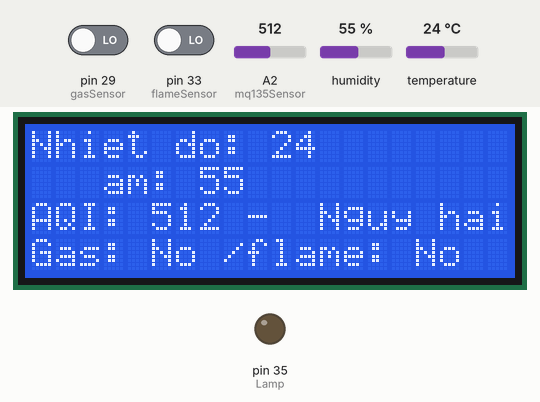
The sketch below on a simulated Arduino Mega 2560, built with avr-gcc and run on an emulated ATmega2560. Shown: 20×4 character LCD, output pins drawn as LEDs (lit = HIGH). The inputs (shaded band) are chosen by the test bench; at power-on: A2 (mq135Sensor) = 512, pin 29 (gasSensor) LOW, pin 33 (flameSensor) LOW, humidity 55 %, temperature 24 °C. What the sketch prints to the serial monitor is not drawn.

Above: at 1.2 s.
1.3 s: A2 (mq135Sensor) set to 290
At 2.8 s:
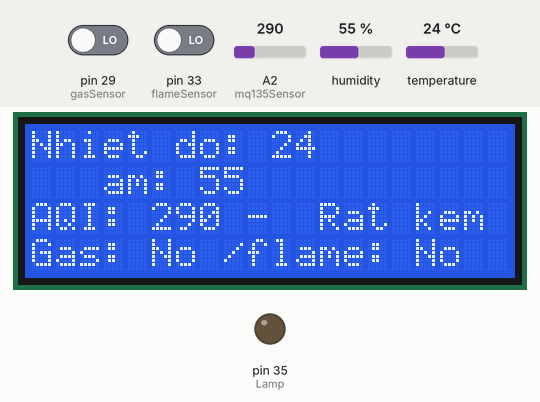
3.1 s: pin 29 (gasSensor) driven HIGH
At 3.6 s:
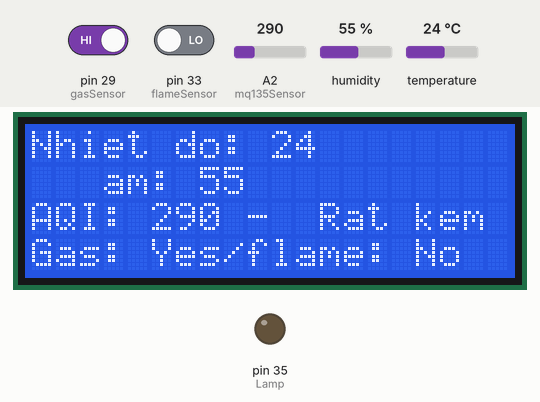
4.6 s: pin 33 (flameSensor) driven HIGH
At 5.5 s:
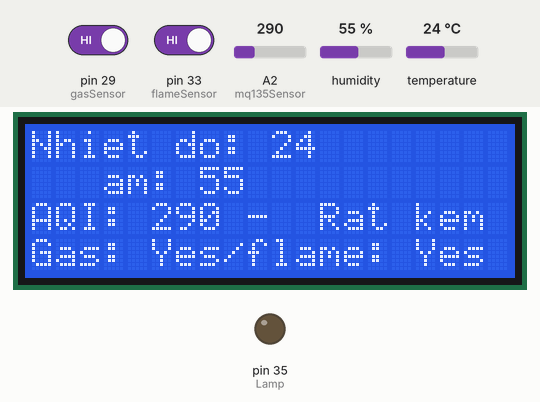
6.2 s: A2 (mq135Sensor) set to 306
At 7.4 s:
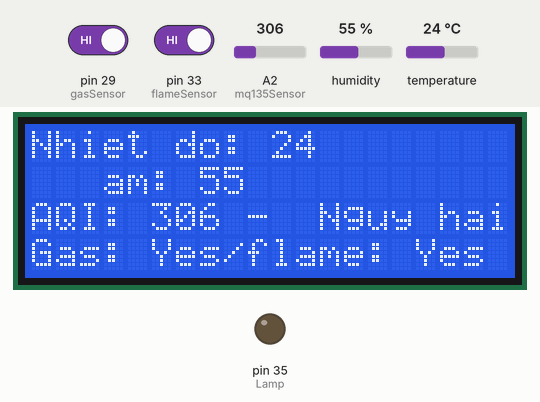
7.7 s: pin 29 (gasSensor) driven LOW
At 8.5 s:
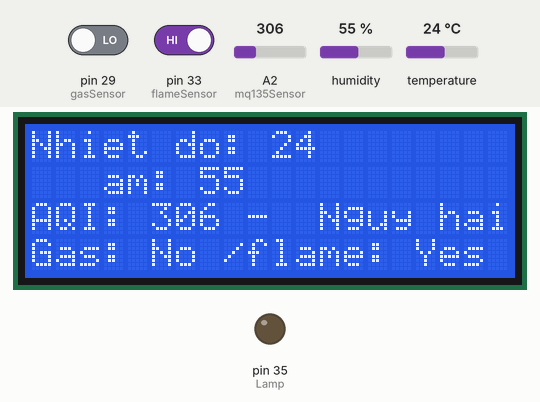
9.3 s: A2 (mq135Sensor) set to 122
At 10.4 s:
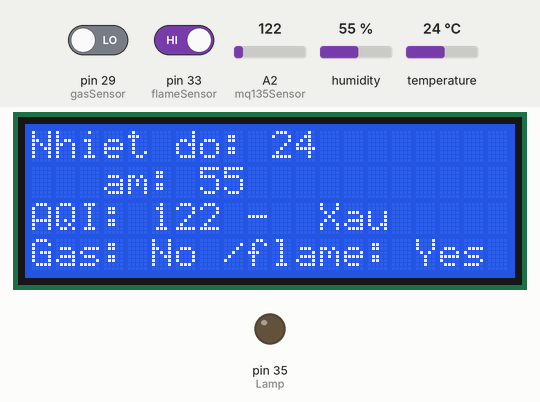
Timing chart, 0 to 11.8 s (numbered marks = the images above; inputs shaded):
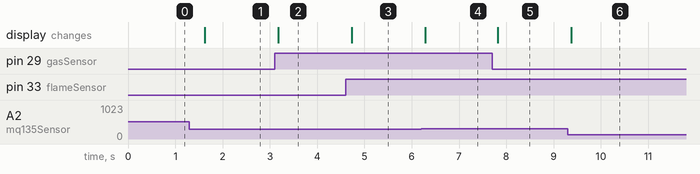

The sketch:

case4_information_sensor_appandroid.ino
```cpp
#include <Wire.h>
#include <Servo.h>
#include <LiquidCrystal.h>
#include <DHT.h>
//Khai báo đèn
#define Lamp 35
const int rs_1 = 47, en_1 = 46, d4_1 = 45, d5_1 = 44, d6_1 = 43, d7_1 = 42;
LiquidCrystal lcd_1(rs_1, en_1, d4_1, d5_1, d6_1, d7_1);
//Khai báo DHT11
int DHTPIN = 28;
int DHTTYPE = DHT11;
DHT dht(DHTPIN, DHTTYPE);

//Khai báo MQ135 (chất lượng kk)
int mq135Sensor = A2;

//Khai báo FlameSensor
int flameSensor = 33;

//Khai báo GasSenSor
int gasSensor = 29;


void setup() {
  //SETUP: LCD Hiển thị thông tin
  lcd_1.begin(20, 4);

  //SETUP: DHT11
  dht.begin();

  //SETUP: Cảm biến chất lượng KK
  pinMode(mq135Sensor, INPUT);

  //SETUP: Cảm biến lửa
  pinMode(flameSensor, INPUT);

  //SETUP: Cảm biến gas
  pinMode(gasSensor, INPUT);

  //SETUP: Lamp
  pinMode(Lamp, OUTPUT);

  //SETUP: app
  Serial.begin(9600);

}


void loop() {
  //Khai báo các cảm biến
  int doAm = dht.readHumidity();              //Lấy giá trị độ ẩm
  int nhietDo = dht.readTemperature();        //Lấy giá trị nhiệt độ
  int mq135Value = analogRead(mq135Sensor);   //Lấy giá trị không khí
  int flameValue = digitalRead(flameSensor);  //Lấy giá trị lửa
  int gasValue = digitalRead(gasSensor);      //Lấy giá trị khí gas
  //CODE: App
  String mess = String(nhietDo) + " " + String(doAm) + " " + String(gasValue) + " " + String(flameValue) + " " + String(mq135Value);
  Serial.print(mess);
  //---------------------------------------------------------------------------------------------------

  //Hiển thị thông tin quan trọng
  //Hiển thị Nhiệt độ
  lcd_1.setCursor(0, 0);
  if (nhietDo > 30) {
    lcd_1.print("Nhiet do: ");
    lcd_1.print(nhietDo);
    // lcd_1.print(" - Nong");
  } else {
    lcd_1.print("Nhiet do: ");
    lcd_1.print(nhietDo);
    // lcd_1.print(" - Mat ");
  }

  //Hiển thị độ ẩm
  lcd_1.setCursor(0, 1);
  if (doAm >= 70) {
    lcd_1.print("Do am: ");
    lcd_1.print(doAm);
    // lcd_1.print(" - Ko tot");
  } else {
    lcd_1.print("Do am: ");
    lcd_1.print(doAm);
    // lcd_1.print(" - Tot      ");
  }

  //Hiển thị chất lượng kk
  lcd_1.setCursor(0, 2);
  if (mq135Value >= 0 && mq135Value < 50) {
    lcd_1.print("AQI: ");
    lcd_1.print(mq135Value);
    lcd_1.print(" -  Tot       ");
  } else if (mq135Value >= 51 && mq135Value <= 100) {
    lcd_1.print("AQI: ");
    lcd_1.print(mq135Value);
    lcd_1.print(" -  Trung binh");
  } else if (mq135Value >= 101 && mq135Value <= 150) {
    lcd_1.print("AQI: ");
    lcd_1.print(mq135Value);
    lcd_1.print(" -  Xau       ");
  } else if (mq135Value >= 151 && mq135Value <= 200) {
    lcd_1.print("AQI: ");
    lcd_1.print(mq135Value);
    lcd_1.print(" -  Kem       ");
  } else if (mq135Value >= 201 && mq135Value <= 300) {
    lcd_1.print("AQI: ");
    lcd_1.print(mq135Value);
    lcd_1.print(" -  Rat kem   ");
  } else {
    lcd_1.print("AQI: ");
    lcd_1.print(mq135Value);
    lcd_1.print(" -  Nguy hai  ");
  }

  //Hiển thị gas - flame
  lcd_1.setCursor(0, 3);
  if (gasValue == 1) {
    lcd_1.print("Gas: Yes");
    lcd_1.print("/");
  } else {
    lcd_1.print("Gas: No ");
    lcd_1.print("/");
  }
  lcd_1.setCursor(8, 3);
  if (flameValue == 1) {
    lcd_1.print("/");
    lcd_1.print("flame: Yes");
  } else {
    lcd_1.print("/");
    lcd_1.print("flame: No ");
  }
  delay(500);

}
```

Measured:
- after the input at 1.3 s, the display: changes after 0.33 s (image 1)
- after the input at 3.1 s, the display: changes after 0.08 s (image 2)
- after the input at 4.6 s, the display: changes after 0.13 s (image 3)
- after the input at 6.2 s, the display: changes after 0.09 s (image 4)
- after the input at 7.7 s, the display: changes after 0.12 s (image 5)
- after the input at 9.3 s, the display: changes after 0.07 s (image 6)
